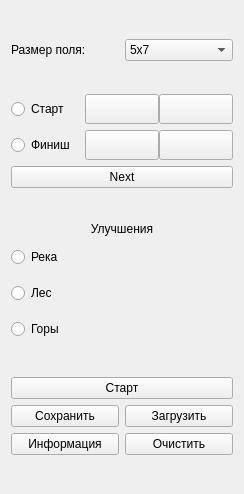
  <widget class="QWidget" name="layoutWidget">
   <property name="geometry">
    <rect>
     <x>701</x>
     <y>11</y>
     <width>244</width>
     <height>494</height>
    </rect>
   </property>
   <layout class="QVBoxLayout" name="verticalLayout">
    <item>
     <spacer name="verticalSpacer_2">
      <property name="orientation">
       <enum>Qt::Vertical</enum>
      </property>
      <property name="sizeHint" stdset="0">
       <size>
        <width>20</width>
        <height>40</height>
       </size>
      </property>
     </spacer>
    </item>
    <item>
     <layout class="QHBoxLayout" name="horizontalLayout_3">
      <item>
       <widget class="QLabel" name="label_setSIZE">
        <property name="styleSheet">
         <string notr="true"/>
        </property>
        <property name="text">
         <string>Размер поля:</string>
        </property>
       </widget>
      </item>
      <item>
       <widget class="QComboBox" name="setSIZE">
        <property name="maximumSize">
         <size>
          <width>16666</width>
          <height>30</height>
         </size>
        </property>
        <item>
         <property name="text">
          <string>5x7</string>
         </property>
        </item>
        <item>
         <property name="text">
          <string>8x11</string>
         </property>
        </item>
       </widget>
      </item>
     </layout>
    </item>
    <item>
     <spacer name="verticalSpacer_3">
      <property name="orientation">
       <enum>Qt::Vertical</enum>
      </property>
      <property name="sizeHint" stdset="0">
       <size>
        <width>20</width>
        <height>40</height>
       </size>
      </property>
     </spacer>
    </item>
    <item>
     <layout class="QHBoxLayout" name="horizontalLayout">
      <property name="spacing">
       <number>0</number>
      </property>
      <item>
       <widget class="QRadioButton" name="rb_start">
        <property name="text">
         <string>Старт</string>
        </property>
       </widget>
      </item>
      <item>
       <widget class="QPushButton" name="startOff">
        <property name="minimumSize">
         <size>
          <width>0</width>
          <height>30</height>
         </size>
        </property>
        <property name="maximumSize">
         <size>
          <width>16666</width>
          <height>30</height>
         </size>
        </property>
        <property name="styleSheet">
         <string notr="true"/>
        </property>
        <property name="text">
         <string/>
        </property>
       </widget>
      </item>
      <item>
       <widget class="QPushButton" name="startOn">
        <property name="minimumSize">
         <size>
          <width>0</width>
          <height>30</height>
         </size>
        </property>
        <property name="maximumSize">
         <size>
          <width>16666</width>
          <height>30</height>
         </size>
        </property>
        <property name="styleSheet">
         <string notr="true"/>
        </property>
        <property name="text">
         <string/>
        </property>
       </widget>
      </item>
     </layout>
    </item>
    <item>
     <layout class="QHBoxLayout" name="horizontalLayout_2">
      <property name="spacing">
       <number>0</number>
      </property>
      <item>
       <widget class="QRadioButton" name="rb_finish">
        <property name="text">
         <string>Финиш</string>
        </property>
       </widget>
      </item>
      <item>
       <widget class="QPushButton" name="endOff">
        <property name="minimumSize">
         <size>
          <width>0</width>
          <height>30</height>
         </size>
        </property>
        <property name="maximumSize">
         <size>
          <width>16666</width>
          <height>30</height>
         </size>
        </property>
        <property name="text">
         <string/>
        </property>
       </widget>
      </item>
      <item>
       <widget class="QPushButton" name="endOn">
        <property name="minimumSize">
         <size>
          <width>0</width>
          <height>30</height>
         </size>
        </property>
        <property name="maximumSize">
         <size>
          <width>16666</width>
          <height>30</height>
         </size>
        </property>
        <property name="text">
         <string/>
        </property>
       </widget>
      </item>
     </layout>
    </item>
    <item>
     <widget class="QPushButton" name="NEXT">
      <property name="maximumSize">
       <size>
        <width>16666</width>
        <height>30</height>
       </size>
      </property>
      <property name="text">
       <string>Next</string>
      </property>
     </widget>
    </item>
    <item>
     <spacer name="verticalSpacer_5">
      <property name="orientation">
       <enum>Qt::Vertical</enum>
      </property>
      <property name="sizeHint" stdset="0">
       <size>
        <width>20</width>
        <height>40</height>
       </size>
      </property>
     </spacer>
    </item>
    <item>
     <widget class="QLabel" name="upgrade">
      <property name="text">
       <string>Улучшения</string>
      </property>
      <property name="alignment">
       <set>Qt::AlignCenter</set>
      </property>
     </widget>
    </item>
    <item>
     <widget class="QRadioButton" name="river">
      <property name="minimumSize">
       <size>
        <width>0</width>
        <height>30</height>
       </size>
      </property>
      <property name="maximumSize">
       <size>
        <width>16777215</width>
        <height>30</height>
       </size>
      </property>
      <property name="text">
       <string>Река</string>
      </property>
     </widget>
    </item>
    <item>
     <widget class="QRadioButton" name="forest">
      <property name="minimumSize">
       <size>
        <width>0</width>
        <height>30</height>
       </size>
      </property>
      <property name="maximumSize">
       <size>
        <width>16777215</width>
        <height>30</height>
       </size>
      </property>
      <property name="text">
       <string>Лес</string>
      </property>
     </widget>
    </item>
    <item>
     <widget class="QRadioButton" name="mountain">
      <property name="minimumSize">
       <size>
        <width>0</width>
        <height>30</height>
       </size>
      </property>
      <property name="maximumSize">
       <size>
        <width>16777215</width>
        <height>30</height>
       </size>
      </property>
      <property name="text">
       <string>Горы</string>
      </property>
     </widget>
    </item>
    <item>
     <spacer name="verticalSpacer_4">
      <property name="orientation">
       <enum>Qt::Vertical</enum>
      </property>
      <property name="sizeHint" stdset="0">
       <size>
        <width>20</width>
        <height>40</height>
       </size>
      </property>
     </spacer>
    </item>
    <item>
     <widget class="QPushButton" name="start">
      <property name="maximumSize">
       <size>
        <width>16666</width>
        <height>30</height>
       </size>
      </property>
      <property name="font">
       <font>
        <bold>false</bold>
       </font>
      </property>
      <property name="text">
       <string>Старт</string>
      </property>
     </widget>
    </item>
    <item>
     <layout class="QHBoxLayout" name="horizontalLayout_4">
      <item>
       <widget class="QPushButton" name="save">
        <property name="maximumSize">
         <size>
          <width>16666</width>
          <height>30</height>
         </size>
        </property>
        <property name="text">
         <string>Сохранить</string>
        </property>
       </widget>
      </item>
      <item>
       <widget class="QPushButton" name="donwload">
        <property name="maximumSize">
         <size>
          <width>16666</width>
          <height>30</height>
         </size>
        </property>
        <property name="text">
         <string>Загрузить</string>
        </property>
       </widget>
      </item>
     </layout>
    </item>
    <item>
     <layout class="QHBoxLayout" name="horizontalLayout_6">
      <item>
       <widget class="QPushButton" name="Information">
        <property name="maximumSize">
         <size>
          <width>16666</width>
          <height>30</height>
         </size>
        </property>
        <property name="text">
         <string>Информация</string>
        </property>
       </widget>
      </item>
      <item>
       <widget class="QPushButton" name="clear">
        <property name="maximumSize">
         <size>
          <width>16666</width>
          <height>30</height>
         </size>
        </property>
        <property name="text">
         <string>Очистить</string>
        </property>
       </widget>
      </item>
     </layout>
    </item>
    <item>
     <layout class="QHBoxLayout" name="horizontalLayout_5"/>
    </item>
    <item>
     <spacer name="verticalSpacer">
      <property name="orientation">
       <enum>Qt::Vertical</enum>
      </property>
      <property name="sizeHint" stdset="0">
       <size>
        <width>20</width>
        <height>40</height>
       </size>
      </property>
     </spacer>
    </item>
   </layout>
  </widget>
